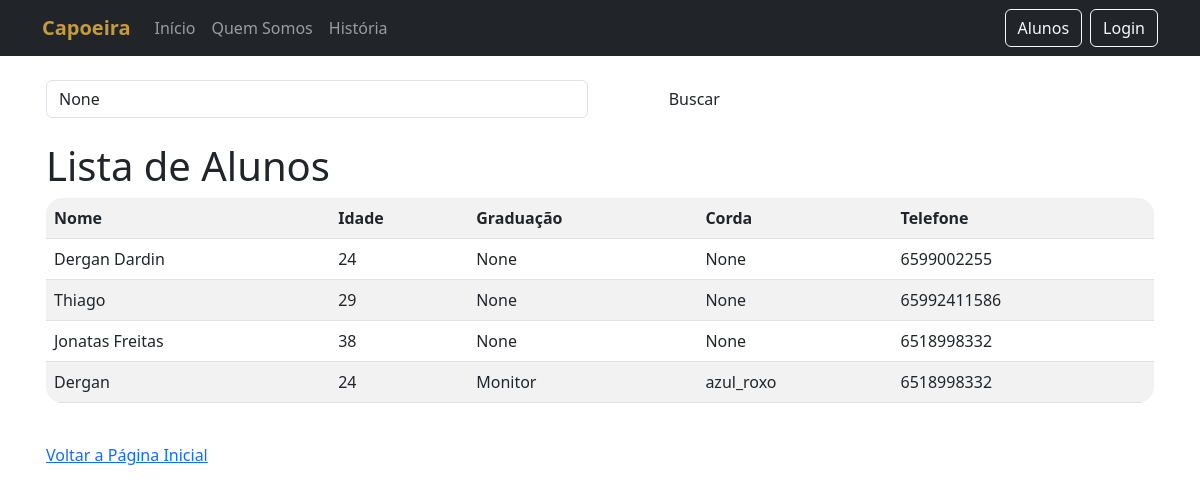
Page /alunos/ on the committed database.
### app_management/models.py (models this page shows, shortened)
class Aluno(models.Model):
    nome = models.CharField(max_length=100)
    idade = models.IntegerField()
    telefone = models.CharField(max_length=20)
    data_cadastro = models.DateField(auto_now_add=True)
    graduacao = models.CharField(max_length=50, blank=True, null=True)
    corda = models.CharField(max_length=50, blank=True, null=True)

### app_management/views.py (the view)
def listar_alunos(request):
    busca = request.GET.get('busca')
    alunos = Aluno.objects.all()
    if busca:
        alunos = alunos.filter(
            nome__icontains=busca
        )
    return render(request, 'listar_alunos.html', {'alunos': alunos, 'busca':busca})

### app_management/templates/listar_alunos.html (shortened to what this page needs)
{% extends 'home.html' %}
{% block content %}
    <form method="GET"
      class="mb-4">
        <div class="row">
            <div class="col-md-6">
                <input type="text"
                    name="busca"
                    class="form-control"
                    placeholder="Pesquisar aluno..."
                    value="{{ busca }}">
            </div>
            <div class="col-md-2">
                <button type="submit"
                        class="btn btn-custom w-100">
                    Buscar
                </button>
            </div>
        </div>
    </form>
    <h1>Lista de Alunos</h1>
    <table class="table table-striped">
        <tr>
            <th>Nome</th>
            <th>Idade</th>
            <th>Graduação</th>
            <th>Corda</th>
            <th>Telefone</th>
        </tr>
        {% for aluno in alunos %}
        <tr>
            <td>{{ aluno.nome }}</td>
            <td>{{ aluno.idade }}</td>
            <td>{{ aluno.graduacao }}</td>
            <td>{{ aluno.corda }}</td>
            <td>{{ aluno.telefone }}</td>
        </tr>
        {% endfor %}
    </table>
    <br>
    <a href="/">Voltar a Página Inicial</a>
    {% endblock %}

### app_management/static/css/variables.css (style rules this page uses)
:root { --cor-primaria: #1c1c1c; --cor-secundaria: #c49b3d; --cor-fundo: #f5f5f5; --cor-card: #ffffff; --cor-texto: #333; --shadow-sm: 0 2px 8px rgba(0,0,0,0.08); --shadow-md: 0 8px 20px rgba(0,0,0,0.12); --radius-sm: 10px; --radius-md: 16px; --radius-lg: 24px; --transition: 0.3s ease; --font-principal: 'Poppins', sans-serif; }

### app_management/static/css/components.css (style rules this page uses)
.btn-custom { background-color: var(--cor-secundaria); color: white; border: none; border-radius: 10px; padding: 10px 20px; overflow: hidden; transition: var(--transition); }
.btn-custom { background-color: var(--cor-secundaria); color: white; border: none; }
.form-control, .form-select { border-radius: 10px; padding: 12px; border: 1px solid #ddd; }
.table { background-color: white; border-radius: 16px; overflow: hidden; }
.table th { background-color: var(--cor-primaria); color: white; }

### rows in the picture
Aluno: nome "Dergan Dardin", idade "24", graduacao "None", corda "None", telefone "6599002255"
Aluno: nome "Thiago", idade "29", graduacao "None", corda "None", telefone "65992411586"
Aluno: nome "Jonatas Freitas", idade "38", graduacao "None", corda "None", telefone "6518998332"
Aluno: nome "Dergan", idade "24", graduacao "Monitor", corda "azul_roxo", telefone "6518998332"
